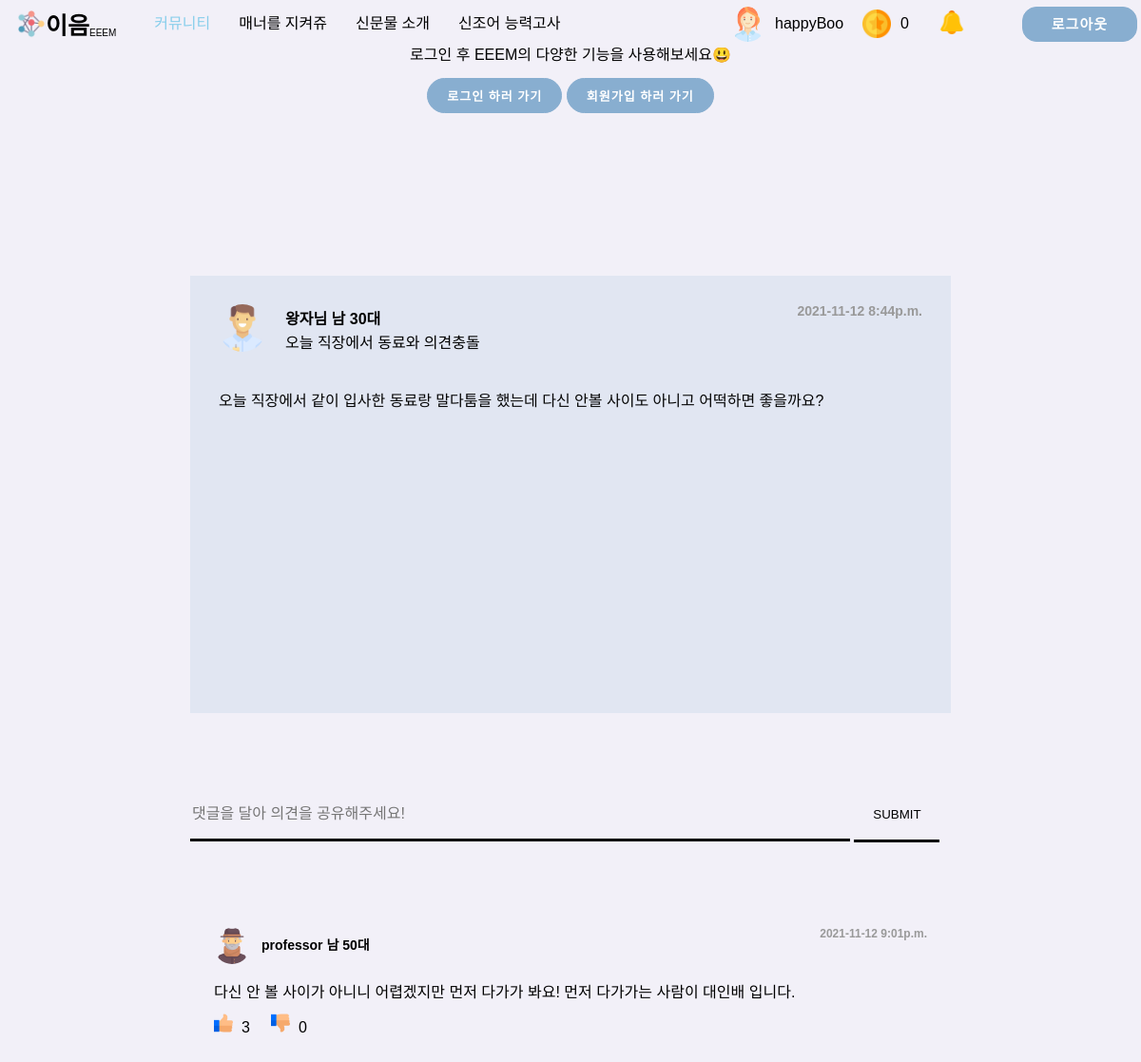
The app's page /community/detail/2 (signed in) with its own data.
### account/models.py (models this page shows)
class CustomUser(AbstractUser):
    SEX_CHOICES = (("", "성별을 선택하세요"), ("남", "남"), ("여", "여"))
    AGE_CHOICES = (
        ("", "나이대를 선택하세요"),
        ("5", "10대 이하"),
        ("10", "10대"),
        ("20", "20대"),
        ("30", "30대"),
        ("40", "40대"),
        ("50", "50대 이상"),
    )
    sex = models.CharField(
        max_length=3, choices=SEX_CHOICES, help_text="성별을 선택하세요", null=False
    )
    age = models.CharField(
        max_length=10, choices=AGE_CHOICES, help_text="나이대를 선택하세요", null=False
    )
    nickname = models.CharField(max_length=10,default="")
    profile=models.ImageField(null=True,blank=True)
    coin=models.IntegerField(default=0)

### main/models.py (models this page shows, shortened)
class communityText(models.Model):
    date = models.DateTimeField()
    text = models.CharField(max_length=500)
    like = models.IntegerField()
    dis_like = models.IntegerField()
    user = models.ForeignKey(settings.AUTH_USER_MODEL,
                             on_delete=models.CASCADE, default='')
    title = models.CharField(max_length=30, default='')
    selected=models.BooleanField(default=False,null=True)

class communityComment(models.Model):
    date = models.DateTimeField()
    communitytext = models.ForeignKey(
        communityText, on_delete=models.CASCADE, default='')
    like = models.IntegerField()
    dis_like = models.IntegerField()
    text = models.CharField(max_length=300)
    user = models.ForeignKey(settings.AUTH_USER_MODEL,
                             on_delete=models.CASCADE, default='')
    getcoin=models.BooleanField(default=False,null=True)

### main/views.py (the view)
def communityDetail(request, id):
    community = get_object_or_404(communityText, pk=id)
    allComments = communityComment.objects.filter(communitytext=community)
    return render(
        request,
        "communityDetail.html",
        {"community": community, "comments": allComments},
    )

### main/context_processors.py (called while the page is built)
def getNotification(request):
    allnotification=notification.objects.filter(user=request.user.id)
    return{
        "notifications":allnotification
    }

### main/templates/communityDetail.html (shortened to what this page needs)
{% extends 'base.html' %}{% load static %} {% block content %}
<head>
  <link rel="stylesheet" href='{% static "css/communityDetail.css" %}'>
  <link href="https://maxcdn.bootstrapcdn.com/font-awesome/4.7.0/css/font-awesome.min.css" rel="stylesheet">
</head>
<body>
    <div class="main-container">
        <div class="communityDetail">
            <h6 class="date">
                {{community.date|date:'Y-m-d fa' }}
            </h6>
             <div class="userimg">
                <img src="{{community.user.profile.url}}" style="border-radius: 70%" alt="user" width="50px" class="rounded-circle">
             </div>
             <div class="userinfo">
                <h6 class="font-medium" style="margin-bottom: 9px;">{{community.user.nickname}}
                    <span class="sex">{{community.user.sex}}</span>
                    {{community.user.age}}대
                </h6>
             </div>
             <div class="title">
                {{community.title}}
            </div>
             <div class="text">
                 {{community.text}}
             </div>
        </div>
        <div class="chat-box">
            {% if user.is_authenticated %}
                <form action="{% url 'addComment' community.id %}" method="POST" enctype="multipart/form-data">
                    <input id="inputText" name="commenttext" type="text" placeholder="댓글을 달아 의견을 공유해주세요!"/>
                    <button id="inputSubmit" type="submit" >SUBMIT</button>
                </form>
            {% else %}
                <a href="#loginmodal" rel="modal:open">
                    <input id="inputText" name="commenttext" type="text" placeholder="댓글을 달아 의견을 공유해주세요!"/>
                    <button id="inputSubmit" type="submit" >SUBMIT</button>
                </a>
            {% endif %}
        </div>
        <div class="comment">
            <div class="row">
                {% for comment in comments.all %}
                <div class="col-8" style="width: 750px;">
                    <div class="card card-white post">
                        <div class="post-heading">
                            <h6 class="commentdate">{{comment.date|date:'Y-m-d fa' }}</h6>
                            <div class="commentUserImage">
                                <img src="{{comment.user.profile.url}}" style="border-radius: 70%" alt="user" width="38px" class="rounded-circle">
                            </div>
                            <div class="float-left meta">
                                <div class="title h5">
                                    <b>{{comment.user.nickname}}
                                    {{comment.user.sex}}
                                    {{comment.user.age}}대</b>
                                </div>
                            </div>
                        </div>
                        <div class="post-description">
                            <p>{{comment.text}}</p>
                        </div>
                        <div class="like-dislike">
                            {% if user.is_authenticated %}
                                {% if request.user != comment.user %}
                                    <a href="{% url 'communityCommentLikeUp' community.id  comment.id%}" class="like">
                                        <img src="{%static 'img/like.png' %}" width="20px" height="20px"/>
                                        <span>&nbsp{{comment.like}}&nbsp&nbsp&nbsp&nbsp</span>
                                    </a>
                                    <a href="{% url 'communityCommentDisLikeUp' community.id comment.id %}" class="dislike">
                                        <img src="{%static 'img/dislike.png' %}" width="20px" height="20px"/>
                                        <span>&nbsp{{comment.dis_like}}</span>
                                    </a>
                                {% else %}
                                    <img src="{%static 'img/like.png' %}" width="20px" height="20px"/>
                                    <span>&nbsp{{comment.like}}&nbsp&nbsp&nbsp&nbsp</span>
                                    <img src="{%static 'img/dislike.png' %}" width="20px" height="20px"/>
                                    <span>&nbsp{{comment.dis_like}}</span>
                                {% endif %}
                            {% endif %}
                        </div>
                    </div>
                </div>
                {% endfor %}
            </div>
        </div>
    </div>
</body>
</html>
{% endblock %}

### gyeongsoton/templates/base.html (shortened to what this page needs)
<!DOCTYPE html>
<html lang="ko">
  {% load static %}
  <head>
    <link rel="stylesheet" href='{% static "css/navbar.css" %}' />
    <link rel="stylesheet" href='{% static "css/reset.css" %}' />
    <link
      rel="stylesheet"
      href="https://cdnjs.cloudflare.com/ajax/libs/jquery-modal/0.9.1/jquery.modal.min.css"
    />
  </head>
  <body>
    <nav class="navbar">
      <div class="navbar__brand">
        <a href="{%url 'home' %}">
          <div>
            <img src="{% static 'img/logo.png' %}" />
            <strong>이음</strong>
            <span>EEEM</span>
          </div>
        </a>
      </div>
      <ul class="navbar__buttons">
        <li class="nav-item co">
          <a class="nav-link" href="{%url 'community' %}">커뮤니티</a>
        </li>
        <li class="nav-item ma">
          <a class="nav-link" href="{%url 'manner' %}">매너를 지켜쥬</a>
        </li>
        <li class="nav-item ne">
          <a class="nav-link" href="{%url 'newproduct' %}">신문물 소개</a>
        </li>
        <li class="nav-item te">
          <a class="nav-link" href="{%url 'newterms' %}">신조어 능력고사</a>
        </li>
      </ul>
       {% if user.is_authenticated %}
      <a class="logout__btn" href="{%url 'logout' %}">
        <span>로그아웃</span>
      </a>
      {% if user.profile %}
        <div class="user">
          <div class="userprofile">
            <img
              src="{{request.user.profile.url}}"
              style="border-radius: 70%; margin-right: 10px"
              alt="user"
              width="37px"
              class="rounded-circle"
            />
            <div class="username"><span>{{request.user.nickname}}</span></div>
          </div>
          {% endif %}
          <div class="coin">
            <img
              src="{% static 'img/coin.png' %}"
              width="30px"
              style="margin-right: 10px"
            />
            <span class="cointext" style="margin-right: 30px;">{{request.user.coin}}</span>
          </div>
          <div class="bell">
            <span class="profile icon" id="bell">
              <img src="/static/img/bell.png" style="width:30px; height:25px;"/>
            </span>
          </div>
        </div>
      {% endif %}
    </nav>
    <div id="loginmodal" class="modal">
      <p>로그인 후 EEEM의 다양한 기능을 사용해보세요😃<br /><br /></p>
      <button class="tologinbtn" onclick="location.href='{% url 'login' %}'">
        로그인 하러 가기
      </button>
      <button class="tologinbtn" onclick="location.href='{% url 'signup' %}'">
        회원가입 하러 가기
      </button>
    </div>
    {% block content %} {% endblock %}
  </body>
</html>

### main/static/css/navbar.css (style rules this page uses)
body { background-color: rgb(242, 240, 248); }
.navbar { background-color: rgb(242, 240, 248); display: flex; align-items: center; padding: 10px 8px; position: fixed; width: 100%; z-index: 999; }
.navbar__brand { display: flex; justify-content: center; align-items: center; padding: 0px 10px; }
.navbar__brand div { display: flex; justify-content: center; align-items: flex-end; }
.navbar__brand strong { font-size: 25px; }
.navbar__brand span { font-size: 10px; }
.navbar__brand img { width: 30px; height: 30px; }
.navbar__buttons { display: flex; align-items: center; justify-content: space-around; }
.nav-item { width: auto; height: 20px; margin-left: 30px; display: flex; justify-content: center; align-items: center; }
.nav-link { color: white; }
.logout__btn { border-radius: 15px; border: 1px solid #88aed0; background-color: #88aed0; font-size: 15px; font-weight: bold; letter-spacing: 1px; text-transform: uppercase; transition: transform 80ms ease-in; position: absolute; right: 20px; padding: 10px 30px; }
.logout__btn span { color: white; }
.user { display: flex; justify-content: center; align-items: center; position: absolute; right: 200px; }
.userprofile { display: flex; justify-content: center; align-items: center; margin-right: 20px; }
.coin { display: flex; justify-content: center; align-items: center; }
.bell { display: flex; justify-content: center; align-items: center; border-color: rgb(242, 240, 248); }
.text { color: rgb(124, 124, 126); font-size: 16px; }

### main/static/css/communityDetail.css (style rules this page uses)
.co a { color: skyblue; }
.main-container { width: 800px; margin: 0 auto; padding-top: 90px; }
.communityDetail { background-color: rgba(136, 174, 208, 0.158); padding: 30px 30px 30px 30px; overflow-y: auto; overflow-x: hidden; height: 400px; position: relative; }
.userinfo { position: relative; left: 70px; top: -45px; }
.title { position: relative; font-size: 16px; left: 70px; top: -45px; }
.date { float: right; font-size: 14px; color: #999; }
.text { font-size: 16px; color: rgb(5, 5, 5); }
.commentdate { float: right; font-size: 12px; color: #999; }
.chat-box { padding-top: 80px; padding-bottom: 80px; }
#inputText { background-color: transparent; width: 690px; height: 50px; border-top: none; border-left: none; border-right: none; border-bottom: 3px solid black; outline: none; font-size: 16px; }
#inputSubmit { background-color: transparent; width: 90px; height: 56px; border-top: none; border-left: none; border-right: none; border-bottom: 3px solid black; }
.card-white .h5 { font-size: 14px; position: relative; top: -30px; left: 50px; }
.post .post-heading .meta .title { margin-bottom: 0; }
.post .post-description { word-break: break-all; line-height: 25px; padding-bottom: 10px; }
.post .post-description p { font-size: 16px; }
.comment { margin-top: 10px; display: flex; justify-content: center; width: 800px; margin-bottom: 100px; }
.like-dislike { padding-bottom: 40px; }

### gyeongsoton/templates/base.html (style rules this page uses)
a:link { color: black; text-decoration: none; }

### records on screen
CustomUser: user.profile (picture), user.nickname "happyBoo", user.coin "0"
communityText: date "2021-11-12 8:44p.m.", user.profile (picture), user.nickname "왕자님", user.sex "남", user.age "30", title "오늘 직장에서 동료와 의견충돌", text "오늘 직장에서 같이 입사한 동료랑 말다툼을 했는데 다신 안볼 사이도 아니고 어떡하면 좋을까요?"
communityComment: date "2021-11-12 9:01p.m.", user.profile (picture), user.nickname "professor", user.sex "남", user.age "50", text "다신 안 볼 사이가 아니니 어렵겠지만 먼저 다가가 봐요! 먼저 다가가는 사람이 대인배 입니다.", like "3", dis_like "0"
